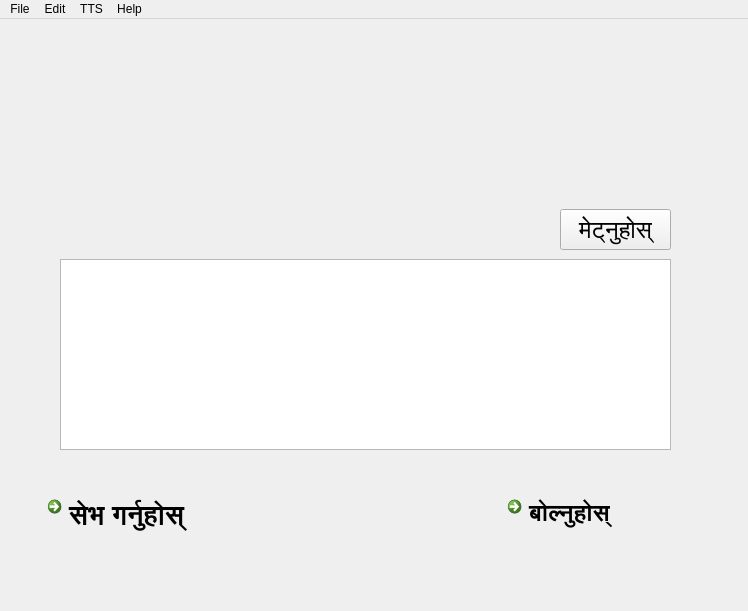
<?xml version="1.0" encoding="UTF-8"?>
<ui version="4.0">
 <class>MainWindow</class>
 <widget class="QMainWindow" name="MainWindow">
  <property name="geometry">
   <rect>
    <x>0</x>
    <y>0</y>
    <width>748</width>
    <height>611</height>
   </rect>
  </property>
  <property name="maximumSize">
   <size>
    <width>748</width>
    <height>672</height>
   </size>
  </property>
  <property name="windowTitle">
   <string>संवादक</string>
  </property>
  <widget class="QWidget" name="centralwidget">
   <widget class="QLabel" name="label">
    <property name="geometry">
     <rect>
      <x>110</x>
      <y>10</y>
      <width>500</width>
      <height>195</height>
     </rect>
    </property>
    <property name="text">
     <string/>
    </property>
    <property name="pixmap">
     <pixmap resource="logo.qrc">:/newPrefix/logo.png</pixmap>
    </property>
   </widget>
   <widget class="QLabel" name="label_2">
    <property name="geometry">
     <rect>
      <x>-30</x>
      <y>-10</y>
      <width>851</width>
      <height>611</height>
     </rect>
    </property>
    <property name="maximumSize">
     <size>
      <width>851</width>
      <height>611</height>
     </size>
    </property>
    <property name="text">
     <string/>
    </property>
    <property name="pixmap">
     <pixmap resource="logo.qrc">:/newPrefix/bg.png</pixmap>
    </property>
   </widget>
   <widget class="QCommandLinkButton" name="savebtn">
    <property name="geometry">
     <rect>
      <x>40</x>
      <y>470</y>
      <width>231</width>
      <height>81</height>
     </rect>
    </property>
    <property name="font">
     <font>
      <family>Segoe UI</family>
      <pointsize>20</pointsize>
      <kerning>true</kerning>
     </font>
    </property>
    <property name="text">
     <string>सेभ गर्नुहोस्</string>
    </property>
    <property name="icon">
     <iconset resource="logo.qrc">
      <normaloff>:/newPrefix/save.png</normaloff>:/newPrefix/save.png</iconset>
    </property>
    <property name="iconSize">
     <size>
      <width>75</width>
      <height>100</height>
     </size>
    </property>
    <property name="autoRepeat">
     <bool>true</bool>
    </property>
   </widget>
   <widget class="QCommandLinkButton" name="speakbtn">
    <property name="geometry">
     <rect>
      <x>500</x>
      <y>470</y>
      <width>191</width>
      <height>81</height>
     </rect>
    </property>
    <property name="font">
     <font>
      <family>Segoe UI</family>
      <pointsize>18</pointsize>
     </font>
    </property>
    <property name="text">
     <string>बोल्नुहोस्</string>
    </property>
    <property name="icon">
     <iconset resource="logo.qrc">
      <normaloff>:/newPrefix/speak.png</normaloff>:/newPrefix/speak.png</iconset>
    </property>
    <property name="iconSize">
     <size>
      <width>75</width>
      <height>70</height>
     </size>
    </property>
   </widget>
   <widget class="QPushButton" name="pushButton">
    <property name="geometry">
     <rect>
      <x>560</x>
      <y>190</y>
      <width>111</width>
      <height>41</height>
     </rect>
    </property>
    <property name="font">
     <font>
      <pointsize>18</pointsize>
     </font>
    </property>
    <property name="text">
     <string>मेट्नुहोस्</string>
    </property>
   </widget>
   <widget class="QTextEdit" name="textEdit">
    <property name="geometry">
     <rect>
      <x>60</x>
      <y>240</y>
      <width>611</width>
      <height>191</height>
     </rect>
    </property>
    <property name="font">
     <font>
      <family>Adobe Caslon Pro</family>
      <pointsize>15</pointsize>
     </font>
    </property>
   </widget>
   <widget class="QLabel" name="label_3">
    <property name="geometry">
     <rect>
      <x>110</x>
      <y>20</y>
      <width>491</width>
      <height>161</height>
     </rect>
    </property>
    <property name="text">
     <string/>
    </property>
    <property name="pixmap">
     <pixmap resource="logo.qrc">:/newPrefix/logo.png</pixmap>
    </property>
   </widget>
   <zorder>label_2</zorder>
   <zorder>savebtn</zorder>
   <zorder>speakbtn</zorder>
   <zorder>pushButton</zorder>
   <zorder>label</zorder>
   <zorder>textEdit</zorder>
   <zorder>textEdit</zorder>
   <zorder>label_3</zorder>
  </widget>
  <widget class="QMenuBar" name="menubar">
   <property name="geometry">
    <rect>
     <x>0</x>
     <y>0</y>
     <width>748</width>
     <height>21</height>
    </rect>
   </property>
   <widget class="QMenu" name="menuFile">
    <property name="title">
     <string>File</string>
    </property>
   </widget>
   <widget class="QMenu" name="menuEdit">
    <property name="title">
     <string>Edit</string>
    </property>
   </widget>
   <widget class="QMenu" name="menuTTS">
    <property name="title">
     <string>TTS</string>
    </property>
   </widget>
   <widget class="QMenu" name="menuHelp">
    <property name="title">
     <string>Help</string>
    </property>
   </widget>
   <addaction name="menuFile"/>
   <addaction name="menuEdit"/>
   <addaction name="menuTTS"/>
   <addaction name="menuHelp"/>
  </widget>
  <action name="actionHelp_F1">
   <property name="text">
    <string>Help F1</string>
   </property>
  </action>
 </widget>
 <resources>
  <include location="logo.qrc"/>
 </resources>
 <connections>
  <connection>
   <sender>savebtn</sender>
   <signal>clicked()</signal>
   <receiver>MainWindow</receiver>
   <slot>saveclick()</slot>
   <hints>
    <hint type="sourcelabel">
     <x>255</x>
     <y>548</y>
    </hint>
    <hint type="destinationlabel">
     <x>797</x>
     <y>508</y>
    </hint>
   </hints>
  </connection>
  <connection>
   <sender>speakbtn</sender>
   <signal>clicked()</signal>
   <receiver>MainWindow</receiver>
   <slot>speakclick()</slot>
   <hints>
    <hint type="sourcelabel">
     <x>663</x>
     <y>550</y>
    </hint>
    <hint type="destinationlabel">
     <x>797</x>
     <y>548</y>
    </hint>
   </hints>
  </connection>
  <connection>
   <sender>pushButton</sender>
   <signal>clicked()</signal>
   <receiver>textEdit</receiver>
   <slot>clear()</slot>
   <hints>
    <hint type="sourcelabel">
     <x>642</x>
     <y>211</y>
    </hint>
    <hint type="destinationlabel">
     <x>592</x>
     <y>261</y>
    </hint>
   </hints>
  </connection>
 </connections>
 <slots>
  <slot>saveclick()</slot>
  <slot>speakclick()</slot>
 </slots>
</ui>
